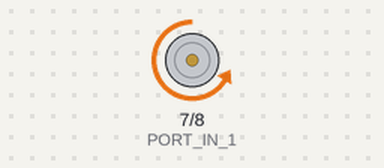
Simulated run of this sketch. Board: Arduino Uno, built with avr-gcc and run on an emulated ATmega328P. Shown: motor-driver pin pairs drawn as motors (green arrow = first pin HIGH = forward, orange = second pin HIGH = backward, longer = more drive, scaled by the enable pin).

Above: at 0.5 s.
Timing chart, 0 to 4.6 s (numbered marks = the images above):
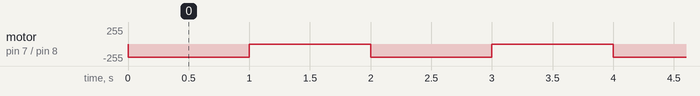

Measured:
- by itself, motor on pin 7 (PORT_IN_1) / pin 8 (PORT_IN_2): alternates backward 200/255 for 1.0 s and stopped for 1.0 s

The sketch:

motor_controller.ino
```cpp
const int PORT_ENABLE = 9;
const int PORT_IN_1 = 7;
const int PORT_IN_2 = 8;

const bool CCW = true;
const bool CW = false;

void setup() {
  // put your setup code here, to run once:
  pinMode(PORT_ENABLE, OUTPUT);
  pinMode(PORT_IN_1, OUTPUT);
  pinMode(PORT_IN_2, OUTPUT);
}

void loop() {
  // put your main code here, to run repeatedly:
  spinDirection(CCW);
  analogWrite(PORT_ENABLE, 200);

  delay(1000);

  spinDirection(CW);
  analogWrite(PORT_ENABLE, LOW);

  delay(1000);
}

void spinDirection(bool dir) {
  digitalWrite(PORT_IN_1, dir ? LOW : HIGH);
  digitalWrite(PORT_IN_2, dir ? HIGH : LOW);
}
```
